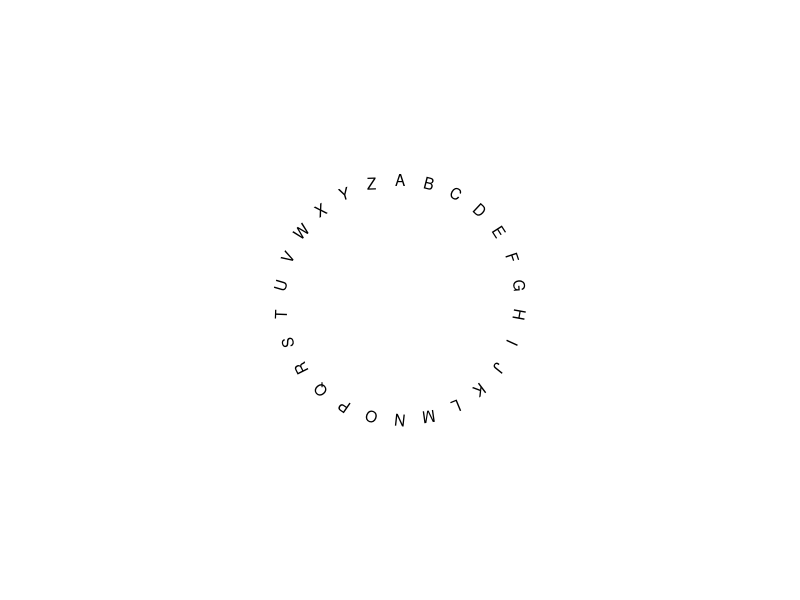

Recreate this plot in R.
library(tidyverse)

g <- tibble(a = c(LETTERS, "")) %>%
  mutate(x = row_number()) %>%
  ggplot(aes(x, 1)) +
  geom_text(aes(label = a, angle = -(x - 1) * 90 / (2 * pi))) +
  coord_polar() +
  theme_void()
g %>% ggsave(filename = "plot.png")
